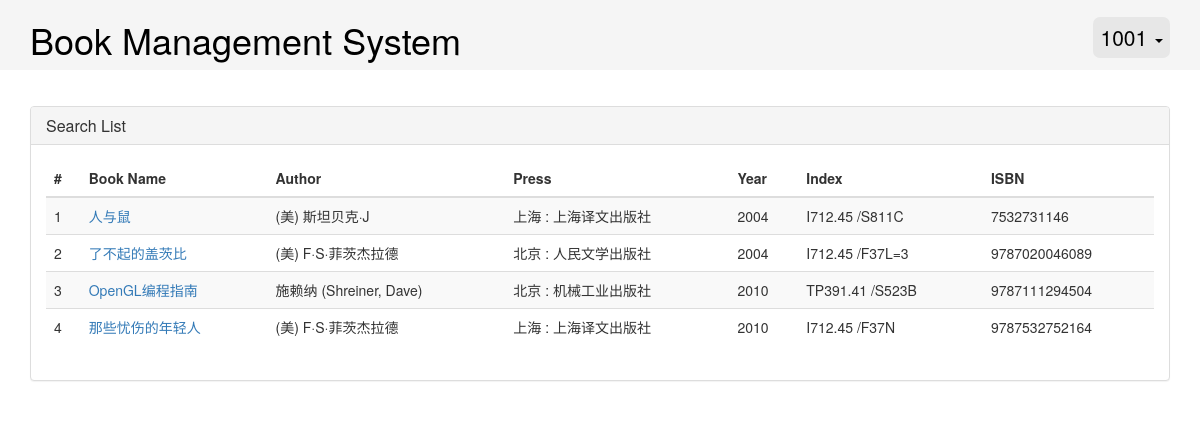
The page /php/reader/search.php (signed in) on the database its author committed.
### tables this page shows
CREATE TABLE BOOKINFO
(
  ISBN VARCHAR(100) NOT NULL,
  BINDEX VARCHAR(100) NOT NULL,  
  BNAME VARCHAR(100),
  BAUTHOR VARCHAR(100),  
  BPRESS VARCHAR(100),  
  BYEAR INT,  
  PRIMARY KEY(ISBN)
);

### php/reader/search.php (the view, shortened to what this page needs)
<!DOCTYPE HTML>
<html>
<head>
	<link rel="stylesheet" type="text/css" href="../../plugins/bootstrap/css/bootstrap.css" />
	<link rel="stylesheet" type="text/css" href="../../css/index.css" />
</head>
<body>
	<div class="page-head">
		<div class="container">
			<div class="row">
				<div class="col-sm-8">
					<h1><a href="reader.php">Book Management System</a></h1>
				</div>
				<div class="col-sm-4">
					<div class="page-head-right">
						<div class="dropdown">
							<a id="dLabel" href="#" class="dropdown-toggle" data-toggle="dropdown" aria-haspopup="true" role="button" aria-expanded="false">
								<?php echo $_SESSION["userId"]; ?>
								<span class="caret"></span>
							</a>
						</div>
					</div>
				</div>
			</div>
		</div>
	</div>
	<div class="container container-body">
		<div class="panel panel-default">
			<div class="panel-heading">
				<h3 class="panel-title">Search List</h3>
			</div>
			<div class="panel-body">
				<table class="table table-striped">
					<thead>
						<tr>
							<th>#</th><th>Book Name</th><th>Author</th><th>Press</th><th>Year</th><th>Index</th><th>ISBN</th>
						</tr>
					</thead>
					<tbody>
						<?php
							$bname=$_POST["bname"];
							$result=mysql_query("SELECT BNAME, BAUTHOR, BPRESS, BYEAR, BINDEX, ISBN FROM BOOKINFO WHERE BNAME LIKE '%$bname%'");
							$num=0;
							while ($row=mysql_fetch_array($result))
							{
								++$num;
								echo "<tr><td>$num</td><td><a href='#' onclick='loadList(\"$row[ISBN]\")'>$row[BNAME]</a></td><td>$row[BAUTHOR]</td><td>$row[BPRESS]</td><td>$row[BYEAR]</td><td>$row[BINDEX]</td><td>$row[ISBN]</td></tr>";
							}
						?>
					</tbody>
				</table>
			</div>
		</div>
	</div>
</body>
</html>

### css/index.css (style rules this page uses)
.page-head { background-color: #F5F5F5; }
.page-head-right { background-color: #E7E7E7; color: #000000; font-size: 21px; line-height: 1.3; margin-top: 17px; padding: 7px; float: right; border-radius: 7px; }
.page-head-right a { color: #000000; }
.container-body { margin-top: 3%; }
h1 a { color: #000000; }

### rows shown on the page
bookinfo: BNAME "人与鼠", BAUTHOR "(美) 斯坦贝克·J", BPRESS "上海 : 上海译文出版社", BYEAR "2004", BINDEX "I712.45 /S811C", ISBN "7532731146"
bookinfo: BNAME "了不起的盖茨比", BAUTHOR "(美) F·S·菲茨杰拉德", BPRESS "北京 : 人民文学出版社", BYEAR "2004", BINDEX "I712.45 /F37L=3", ISBN "9787020046089"
bookinfo: BNAME "OpenGL编程指南", BAUTHOR "施赖纳 (Shreiner, Dave)", BPRESS "北京 : 机械工业出版社", BYEAR "2010", BINDEX "TP391.41 /S523B", ISBN "9787111294504"
bookinfo: BNAME "那些忧伤的年轻人", BAUTHOR "(美) F·S·菲茨杰拉德", BPRESS "上海 : 上海译文出版社", BYEAR "2010", BINDEX "I712.45 /F37N", ISBN "9787532752164"

### other values the page prints
$_SESSION["userId"] "1001"
